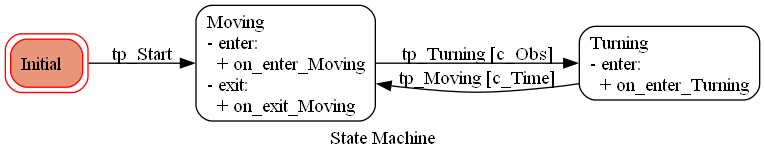

Write Python code to recreate this figure.
# pip install transitions
# pip install graphviz

import random, time
from transitions.extensions import GraphMachine


class SMovement(GraphMachine):
####################### States Declaration #######################   
    states = ['Initial','Moving', 'Turning']

####################### Transitions Statement  #######################  
    transitions = [
        {'trigger': 'tp_Start', 'source': 'Initial', 'dest': 'Moving'},
        {'trigger': 'tp_Moving', 'source': 'Turning', 'dest': 'Moving', 'conditions': 'c_Time'},
        {'trigger': 'tp_Turning', 'source': 'Moving', 'dest': 'Turning', 'conditions': 'c_Obs', 'before': 'before_tp_Turning'},
        ]
    
####################### Init and util Functions ####################### 
    def __init__(self):
        super().__init__(name="SMovement", states=SMovement.states, transitions=SMovement.transitions, initial='Initial', show_conditions=True, show_state_attributes=True)
        self.lv = 1 # Linear Velocity. I have seted a random number.
        self.PI = 3.14159265359
        self.av = 1 # Angular Velocity. I have seted a random number.
        self.MBC = time.time()
        self.MBC_Reseted = False
        self.Obstacle = False
        ####################### Draw State Machine ######################
        self.get_graph().draw('Pytransitions/SMovement/SMovement2.canon', prog='dot') 

        ##############################Util Functions##############################
    def move(self, lv, av):
        print("Move(" + str(lv) + ", " + str(av) + ")")
        print("moveCall."+ str(lv) + "."+ str(av)+" -> ") 

    def stop(self):
        print("Stopping the robot.")
        print("stopCall -> ")
            

####################### Transition Conditions ####################### 
    def c_Obs(self):
        return self.Obstacle
    
    def c_Time_Reseted(self):
        return self.MBC_Reseted
    
    def c_Time(self):
        return time.time() - self.MBC >= self.PI/self.av

####################### Before Transitions ####################### 
    def before_tp_Turning(self):
        ##### Reset MBC #####
        print("Reseting the time.")
        self.MBC = time.time()
        self.MBC_Reseted = True
        ##### Stop the robot #####
        self.stop()


####################### On_enter States #######################        
    def on_enter_Moving(self):
        print("Moved to the Moving state.")
        self.move(self.lv, 0)
        time.sleep(0.1)
        print("tock -> ")

    def on_exit_Moving(self):
        print("Exit Moving state.")
        time.sleep(0.1)

    def on_enter_Turning(self):
        print("Moved to the Turning state.")
        self.move(0, self.av)


    def run(self):
        self.cycle = 0
        while True:
            print("\n/////////////////////// Cycle: " + str(self.cycle) + " ///////////////////////\n")
            cond = 0
            self.cycle += 1
            
            print("Now my current state is " + self.state)

            if(self.state == 'Initial'):
                self.tp_Start()
                
            print("Now Obstacle is " + str(self.Obstacle))
            if(self.state == 'Moving' and self.Obstacle):
                print("obstacle.in -> ")
                self.tp_Turning()
                cond = 1

            print("MBC (" + str(time.time() - self.MBC) + ") >= PI/av (" + str(self.PI/self.av) + ")? Answer: " + str(self.c_Time()))
            if(self.state == 'Turning' and self.c_Time()):
                self.tp_Moving()
                cond = 1
                
            if cond == 0:
                print("tock -> state:" + str(self.state) + " obstacle:" + str(self.Obstacle) )
            
            ####################### Test Sector #######################
            self.Obstacle = random.choice([True, False])
            time.sleep(0.3)
            #self.av = random.random() * random.randrange(1, 10) + 0.1 #Random value between 0.1 and 10
            #self.lv = random.random() * random.randrange(1, 10) + 0.1
            if self.cycle == 15:
                print("\n Finishing the program. \n")
                break

######################## Instantiating and Running the State Machine #######################  
machine = SMovement()

machine.run()
